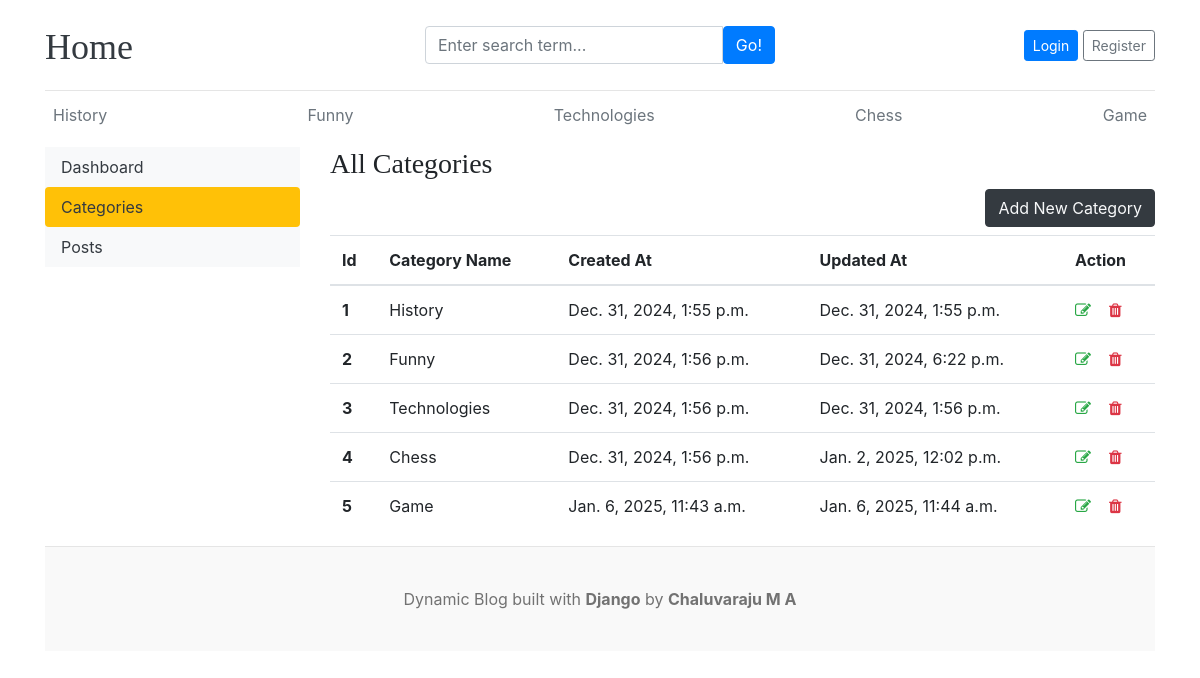
/dashboard/categories/, run on the app's committed database.
### blogs/models.py (models this page shows, shortened)
class Category(models.Model):
    category_name = models.CharField(max_length=50, unique=True)
    created_at = models.DateTimeField(auto_now_add=True)
    updated_at = models.DateTimeField(auto_now=True)
    class Meta:
        verbose_name_plural = 'Categories'

### dashboard/views.py (the view)
# urls.py: path('categories/', views.categories, name='categories'),
def categories(request):
    return render(request, 'dashboard/categories.html')

### blogs/context_processors.py (called while the page is built)
def get_categories(request):
    categories = Category.objects.all()
    return dict(categories=categories)

### templates/dashboard/categories.html
{% extends '../base/base.html' %}
{% block content %}
<div class="row">
    {% include './leftsidebar.html' %}
    <div class="col-md-9">
      <h3>All Categories</h3>
      <a href="{% url 'add_categories' %}" class="btn btn-dark text-light float-right mb-2">Add New Category</a>
        <table class="table table-hover">
            <thead>
              <tr>
                <th>Id</th>
                <th>Category Name</th>
                <th>Created At</th>
                <th>Updated At</th>
                <th>Action</th>
              </tr>
            </thead>
            <tbody>
            {% for cat in categories %}
              <tr>
                <th>{{ forloop.counter }}</th>
                <td>{{ cat.category_name }}</td>
                <td>{{ cat.created_at }}</td>
                <td>{{ cat.updated_at }}</td>
                <td>
                  <a href="{% url 'edit_categories' cat.id %}"><i class="fa fa-edit text-success"></i></a> &nbsp;&nbsp;
                  <a href="{% url 'delete_categories' cat.id %}"><i class="fa fa-trash text-danger"></i></a>
                </td>
              </tr>
            {% endfor %}
            </tbody>
          </table>
    </div>
</div>
{% endblock %}

### templates/base/header.html (shortened to what this page needs)
{% load static %}
<!DOCTYPE html>
<html lang="en">
<head>
    <link href="https://getbootstrap.com/docs/4.0/dist/css/bootstrap.min.css" rel="stylesheet">
    <link href="{% static 'css/style.css' %}" rel="stylesheet">
    <link rel="stylesheet" href="https://cdnjs.cloudflare.com/ajax/libs/font-awesome/4.7.0/css/font-awesome.min.css">
  </head>
<body>
    <div class="container">
      <header class="blog-header py-3">
        <div class="row flex-nowrap justify-content-between align-items-center">
          <div class="col-4 pt-1">
            <a class="blog-header-logo text-dark" href="/">Home</a>
          </div>
          <div class="col-4">
            <form action="{% url 'search' %}" method="GET">
              <div class="input-group">
                <input class="form-control" name="keyword" type="text" placeholder="Enter search term..." aria-label="Enter search term..." aria-describedby="button-search" />
                <button type="submit" class="btn btn-primary" id="button-search" type="button">Go!</button>
            </div>
            </form>
          </div>
          <div class="col-4 d-flex justify-content-end align-items-center">
            {% if not user.is_authenticated %}
            <a class="btn btn-sm btn-primary" href="{% url 'login' %}">Login</a> &nbsp;
            <a class="btn btn-sm btn-outline-secondary" href="{% url 'register' %}">Register</a>
            {% else %}
            <span><a href="{% url 'dashboard' %}" class="btn btn-sm btn-primary">Dashboard</a></span> &nbsp;
            <span><a class="btn btn-sm btn-outline-secondary" href="{% url 'logout' %}">Logout</a></span>
            {% endif %}
          </div>
    </div>
      </header>
      <div class="nav-scroller py-1 mb-2">
        <nav class="nav d-flex justify-content-between">
          {% for cat in categories %}
          <a class="p-2 text-muted" href="{% url 'posts_by_category' cat.id %}">{{ cat.category_name}}</a>
          {%endfor%}
        </nav>
      </div>

### static/css/style.css (style rules this page uses)
html, body { height: 100%; margin: 0; }
body { display: flex; flex-direction: column; }
.blog-header { border-bottom: 1px solid #e5e5e5; }
.blog-header-logo { font-family: "Playfair Display", Georgia, "Times New Roman", serif; font-size: 2.25rem; }
h1, h2, h3, h4, h5, h6 { font-family: "Playfair Display", Georgia, "Times New Roman", serif; }

### data on the page
Category: category_name "History", created_at "Dec. 31, 2024, 1:55 p.m.", updated_at "Dec. 31, 2024, 1:55 p.m."
Category: category_name "Funny", created_at "Dec. 31, 2024, 1:56 p.m.", updated_at "Dec. 31, 2024, 6:22 p.m."
Category: category_name "Technologies", created_at "Dec. 31, 2024, 1:56 p.m.", updated_at "Dec. 31, 2024, 1:56 p.m."
Category: category_name "Chess", created_at "Dec. 31, 2024, 1:56 p.m.", updated_at "Jan. 2, 2025, 12:02 p.m."
Category: category_name "Game", created_at "Jan. 6, 2025, 11:43 a.m.", updated_at "Jan. 6, 2025, 11:44 a.m."
